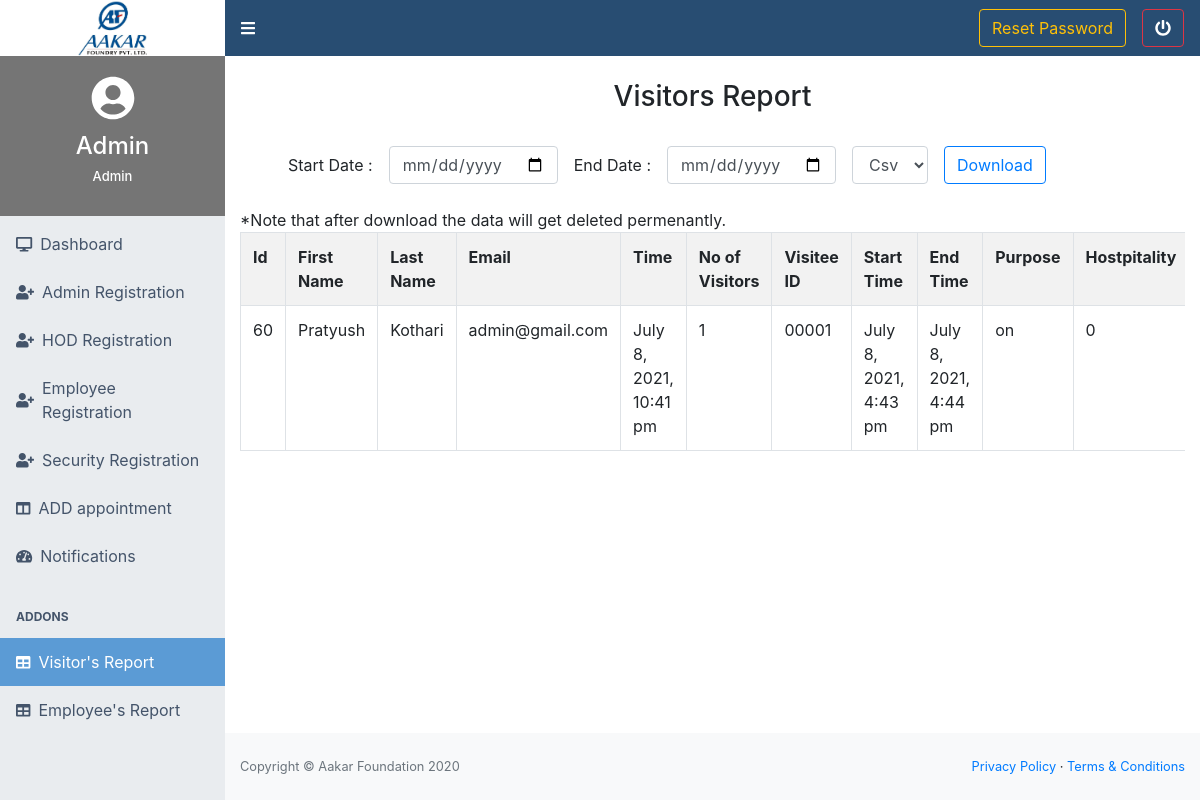
The page /admin_4/visitor_report.php (signed in) on the database its author committed.
### tables this page shows
CREATE TABLE `visitor` (
  `id` int(10) NOT NULL,
  `first_name` varchar(45) NOT NULL,
  `last_name` varchar(45) NOT NULL,
  `email` varchar(45) NOT NULL,
  `purpose` varchar(45) NOT NULL,
  `photo_id` text NOT NULL,
  `time` varchar(255) NOT NULL,
  `noofvisitors` int(11) NOT NULL DEFAULT 1,
  `photo_id_no` int(11) NOT NULL,
  `hospitality` int(11) DEFAULT NULL,
  `conference` tinyint(1) NOT NULL DEFAULT 0,
  `conference_room` varchar(32) DEFAULT NULL,
  `room_purpose` varchar(45) DEFAULT NULL,
  `start_time` varchar(50) DEFAULT NULL,
  `end_time` varchar(50) DEFAULT NULL,
  `visitee` varchar(45) NOT NULL,
  `tokenid` varchar(255) NOT NULL,
  `phone_no` varchar(20) NOT NULL,
  `dateofappointment` varchar(10) NOT NULL,
  `status` varchar(20) NOT NULL
);

### admin_4/visitor_report.php (the view, shortened to what this page needs)
<?php
include('../php-utils/db/db.variables.php');
$connect = new PDO("mysql:host=" . $host . ";dbname=" . $db, $username, $pass);
$query = "SELECT * FROM visitor ORDER BY id ";
$statement = $connect->prepare($query);
$statement->execute();
$result = $statement->fetchAll();
$end_date_error = '';
?>
<?php
include('header_4.php');
include('navbar_4.php');
?>
<div class="container">
	<br />
	<h3 align="center">Visitors Report</h3>
	<br />
	<div class="panel panel-default">
		<div class="panel-heading">
			<form class="form-inline" method="post">
				<div class="input-group">
					<label class="ml-5">Start Date :</label>
					<input type="date" class="form-control rounded ml-3 mr-3" name="start">
				</div>
				<div class="input-group">
					<label>End Date :</label>
					<input type="date" class="form-control rounded ml-3 mr-3" name="end">
				</div>
				<div class="input-group">
					<select name="file_type" class="form-control input-sm">
						<option value="Csv">Csv</option>
					</select>
				</div>
				<div class="input-group">
					<input type="submit" name="export" class="ml-3 btn btn-outline-primary rounded" value="Download" />
				</div>
			</form>
			<?php echo $end_date_error; ?><br>
			*Note that after download the data will get deleted permenantly.
		</div>
		<div class="panel-body">
			<div class="table-responsive">
				<table class="table table-striped table-bordered">
					<tr>
						<th>Id</th>
						<th>First Name</th>
						<th>Last Name</th>
						<th>Email</th>
						<th>Time</th>
						<th>No of Visitors</th>
						<th>Visitee ID</th>
						<th>Start Time</th>
						<th>End Time</th>
						<th>Purpose</th>
						<th>Hostpitality</th>
					</tr>
					<?php
					if (isset($result)) {
						foreach ($result as $row) {
							$dt = date('F j, Y, g:i a', $row['time']);
							$start_dt = date('F j, Y, g:i a', (int)$row["start_time"]);
							$end_dt = date('F j, Y, g:i a', (int)$row["end_time"]);
							echo '
      					<tr>
      					<td>' . $row["id"] . '</td>
      					<td>' . $row["first_name"] . '</td>
      					<td>' . $row["last_name"] . '</td>
      					<td>' . $row["email"] . '</td>
      					<td>' . $dt . '</td>
      					<td>' . $row["noofvisitors"] . '</td>
						  <td>' . $row["visitee"] . '</td>
      					<td>' . $start_dt . '</td>
      					<td>' . $end_dt . '</td>
						  <td>' . $row["purpose"] . '</td>
						  <td>' . $row["hospitality"] . '</td>
						  <td>' . $row["conference"] . '</td>
						  <td>' . $row["conference_room"] . '</td>
						  <td>' . $row["room_purpose"] . '</td>
						  <td>' . $row["dateofappointment"] . '</td>
						  <td>' . $row["phone_no"] . '</td>
						  <td>' . $row["status"] . '</td>
      					</tr>
      					';
						}
					}
					?>
				</table>
			</div>
		</div>
	</div>
</div>
<br />
<br />
</body>
</html>
<?php
include('footer_4.php');
include('scripts_4.php');
?>

### rows shown on the page
visitor: id "60", first_name "Pratyush", last_name "Kothari", email "admin@gmail.com", time "July 8, 2021, 10:41 pm", noofvisitors "1", visitee "00001", start_time "July 8, 2021, 4:43 pm", end_time "July 8, 2021, 4:44 pm", purpose "on", hospitality "0"

### other values the page prints
$_SESSION['firstname'] "Admin"
